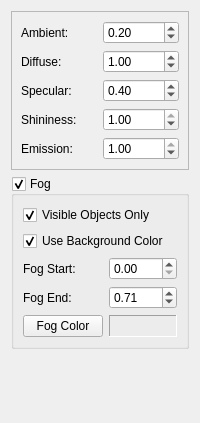
      <widget class="QWidget" name="MaterialsTab">
       <attribute name="title">
        <string>Materials</string>
       </attribute>
       <layout class="QVBoxLayout" name="verticalLayout_8">
        <item>
         <widget class="QFrame" name="materialsFrame_">
          <property name="font">
           <font>
            <weight>50</weight>
            <bold>false</bold>
           </font>
          </property>
          <property name="frameShape">
           <enum>QFrame::StyledPanel</enum>
          </property>
          <property name="frameShadow">
           <enum>QFrame::Raised</enum>
          </property>
          <layout class="QGridLayout" name="gridLayout_9">
           <item row="0" column="0">
            <widget class="QLabel" name="label_14">
             <property name="text">
              <string>Ambient:</string>
             </property>
            </widget>
           </item>
           <item row="0" column="1">
            <widget class="QDoubleSpinBox" name="ambientDoubleSpinBox_">
             <property name="maximum">
              <double>5.000000000000000</double>
             </property>
             <property name="singleStep">
              <double>0.050000000000000</double>
             </property>
             <property name="value">
              <double>0.200000000000000</double>
             </property>
            </widget>
           </item>
           <item row="1" column="0">
            <widget class="QLabel" name="label_15">
             <property name="text">
              <string>Diffuse:</string>
             </property>
            </widget>
           </item>
           <item row="1" column="1">
            <widget class="QDoubleSpinBox" name="diffuseDoubleSpinBox_">
             <property name="minimum">
              <double>0.000000000000000</double>
             </property>
             <property name="maximum">
              <double>5.000000000000000</double>
             </property>
             <property name="singleStep">
              <double>0.050000000000000</double>
             </property>
             <property name="value">
              <double>1.000000000000000</double>
             </property>
            </widget>
           </item>
           <item row="2" column="0">
            <widget class="QLabel" name="label_16">
             <property name="text">
              <string>Specular:</string>
             </property>
            </widget>
           </item>
           <item row="2" column="1">
            <widget class="QDoubleSpinBox" name="specularDoubleSpinBox_">
             <property name="minimum">
              <double>0.000000000000000</double>
             </property>
             <property name="maximum">
              <double>5.000000000000000</double>
             </property>
             <property name="singleStep">
              <double>0.050000000000000</double>
             </property>
             <property name="value">
              <double>0.400000000000000</double>
             </property>
            </widget>
           </item>
           <item row="3" column="0">
            <widget class="QLabel" name="label_17">
             <property name="text">
              <string>Shininess:</string>
             </property>
            </widget>
           </item>
           <item row="3" column="1">
            <widget class="QDoubleSpinBox" name="shininessDoubleSpinBox_">
             <property name="maximum">
              <double>1.000000000000000</double>
             </property>
             <property name="singleStep">
              <double>0.050000000000000</double>
             </property>
             <property name="value">
              <double>1.000000000000000</double>
             </property>
            </widget>
           </item>
           <item row="4" column="0">
            <widget class="QLabel" name="label_18">
             <property name="text">
              <string>Emission:</string>
             </property>
            </widget>
           </item>
           <item row="4" column="1">
            <widget class="QDoubleSpinBox" name="emissionDoubleSpinBox_">
             <property name="maximum">
              <double>1.000000000000000</double>
             </property>
             <property name="singleStep">
              <double>0.050000000000000</double>
             </property>
             <property name="value">
              <double>1.000000000000000</double>
             </property>
            </widget>
           </item>
          </layout>
         </widget>
        </item>
        <item>
         <widget class="QGroupBox" name="fogGroupBox_">
          <property name="font">
           <font>
            <weight>50</weight>
            <bold>false</bold>
           </font>
          </property>
          <property name="title">
           <string>Fog</string>
          </property>
          <property name="checkable">
           <bool>true</bool>
          </property>
          <layout class="QGridLayout" name="gridLayout_10">
           <item row="0" column="0" colspan="2">
            <widget class="QCheckBox" name="fogOnVisibleObjectsCheckBox_">
             <property name="text">
              <string>Visible Objects Only</string>
             </property>
             <property name="checked">
              <bool>true</bool>
             </property>
            </widget>
           </item>
           <item row="1" column="0" colspan="2">
            <widget class="QCheckBox" name="fogUseBGColorCheckBox_">
             <property name="text">
              <string>Use Background Color</string>
             </property>
             <property name="checked">
              <bool>true</bool>
             </property>
            </widget>
           </item>
           <item row="2" column="0">
            <widget class="QLabel" name="label_19">
             <property name="text">
              <string>Fog Start:</string>
             </property>
            </widget>
           </item>
           <item row="2" column="1">
            <widget class="QDoubleSpinBox" name="fogStartDoubleSpinBox_">
             <property name="maximum">
              <double>1.000000000000000</double>
             </property>
             <property name="singleStep">
              <double>0.010000000000000</double>
             </property>
            </widget>
           </item>
           <item row="3" column="0">
            <widget class="QLabel" name="label_20">
             <property name="text">
              <string>Fog End:</string>
             </property>
            </widget>
           </item>
           <item row="3" column="1">
            <widget class="QDoubleSpinBox" name="fogEndDoubleSpinBox_">
             <property name="maximum">
              <double>2.000000000000000</double>
             </property>
             <property name="singleStep">
              <double>0.010000000000000</double>
             </property>
             <property name="value">
              <double>0.710000000000000</double>
             </property>
            </widget>
           </item>
           <item row="4" column="0">
            <widget class="QPushButton" name="fogColorPushButton_">
             <property name="text">
              <string>Fog Color</string>
             </property>
            </widget>
           </item>
           <item row="4" column="1">
            <widget class="QLabel" name="fogColorLabel_">
             <property name="frameShape">
              <enum>QFrame::Panel</enum>
             </property>
             <property name="frameShadow">
              <enum>QFrame::Sunken</enum>
             </property>
             <property name="text">
              <string/>
             </property>
            </widget>
           </item>
          </layout>
         </widget>
        </item>
        <item>
         <spacer name="verticalSpacer_4">
          <property name="orientation">
           <enum>Qt::Vertical</enum>
          </property>
          <property name="sizeHint" stdset="0">
           <size>
            <width>20</width>
            <height>63</height>
           </size>
          </property>
         </spacer>
        </item>
       </layout>
      </widget>
